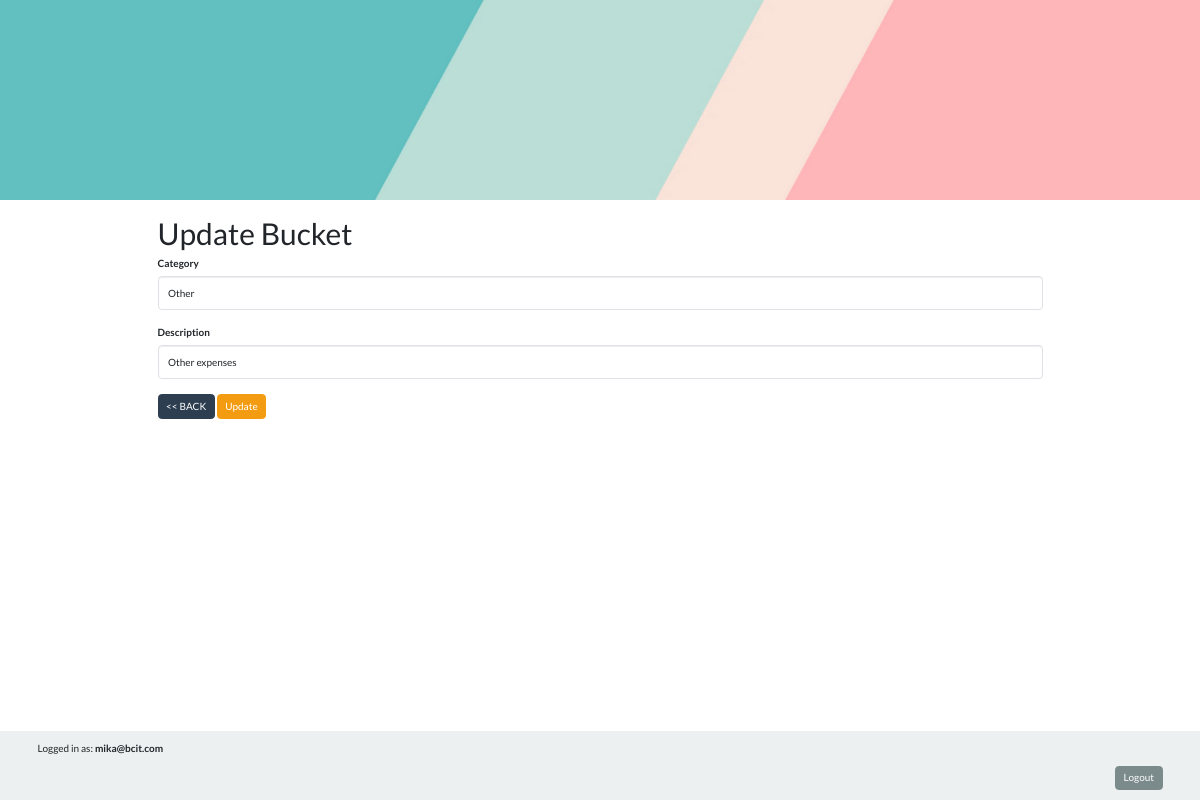
/actions/update/update_bucket.php?id=0 (signed in), run on an earlier commit of the app's database.
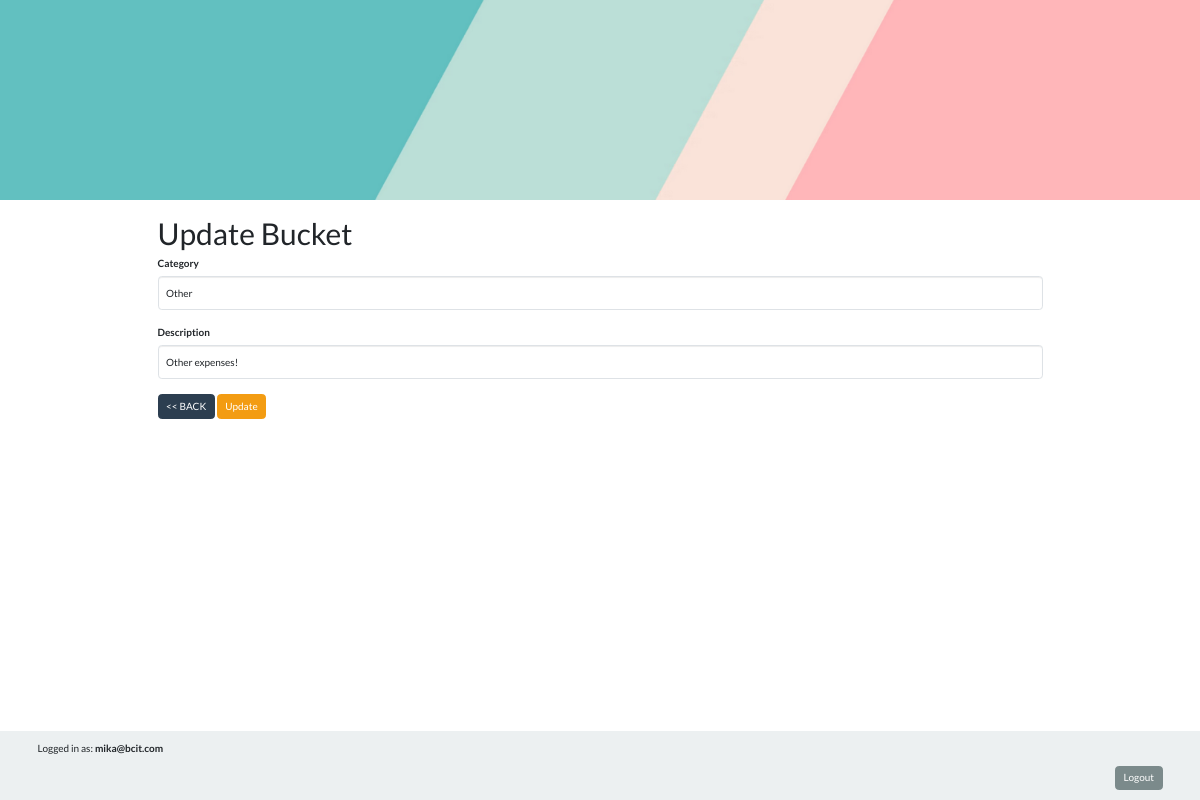
And on a later commit of the database.
### tables this page shows
CREATE TABLE buckets (
                id INTEGER PRIMARY KEY AUTOINCREMENT,
                category TEXT NOT NULL,
                description TEXT NOT NULL
            );

### classes/Bucket.php (called while the page is built, shortened)
<?php
class Bucket
{
  public static function findById($bucketId)
  {
    $db = Database::getConnection();
    $stmt = $db->prepare('SELECT * FROM buckets WHERE id = ?');
    $stmt->bindValue(1, $bucketId, SQLITE3_INTEGER);
    $result = $stmt->execute();
    return $result->fetchArray(SQLITE3_ASSOC);
  }
}

### actions/update/update_bucket.php (the view, shortened to what this page needs)
<?php
include("../../inc_header.php");
require_once("../../classes/Bucket.php");
if (isset($_GET['id'])) {
  $bucketId = $_GET['id'];
  $bucket = Bucket::findById($bucketId);
  if ($bucket) {
?>
    <h1>Update Bucket</h1>
    <form action="update_bucket_process.php" method="post">
      <div class="form-group">
        <label for="Category" class="control-label">Category</label>
        <input type="text" class="form-control" name="Category" id="Category" value="<?php echo htmlspecialchars($bucket['category']); ?>">
      </div>
      <div class="form-group">
        <label for="Description" class="control-label">Description</label>
        <input type="text" class="form-control" name="Description" id="Description" value="<?php echo htmlspecialchars($bucket['description']); ?>">
      </div>
      <div class="form-group">
        <a href="../../actions/admin/manage_buckets.php" class="btn btn-small btn-primary">&lt;&lt; BACK</a>
        <input type="submit" value="Update" name="submit" class="btn btn-warning">
      </div>
    </form>
<?php
  } else {
    echo "<p>Bucket with ID $bucketId not found.</p>";
  }
} else {
  echo "<p>No bucket ID provided.</p>";
}
include("../../inc_footer.php");
?>

What changed in the data, as far as the page shows it:
changed buckets "Other": Description "Other expenses" → "Other expenses!"
